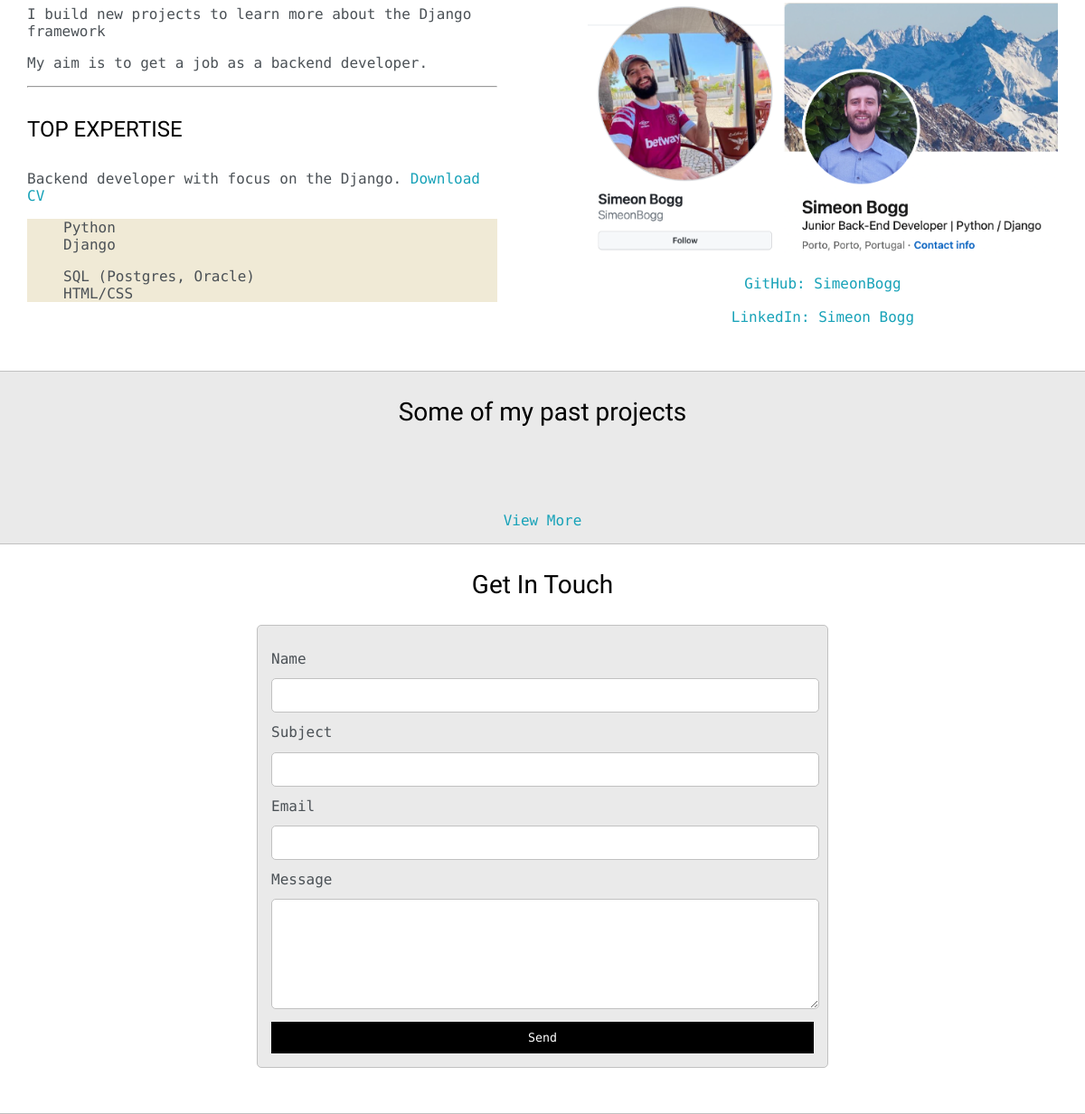
Before: / (lower part) with the older database file.
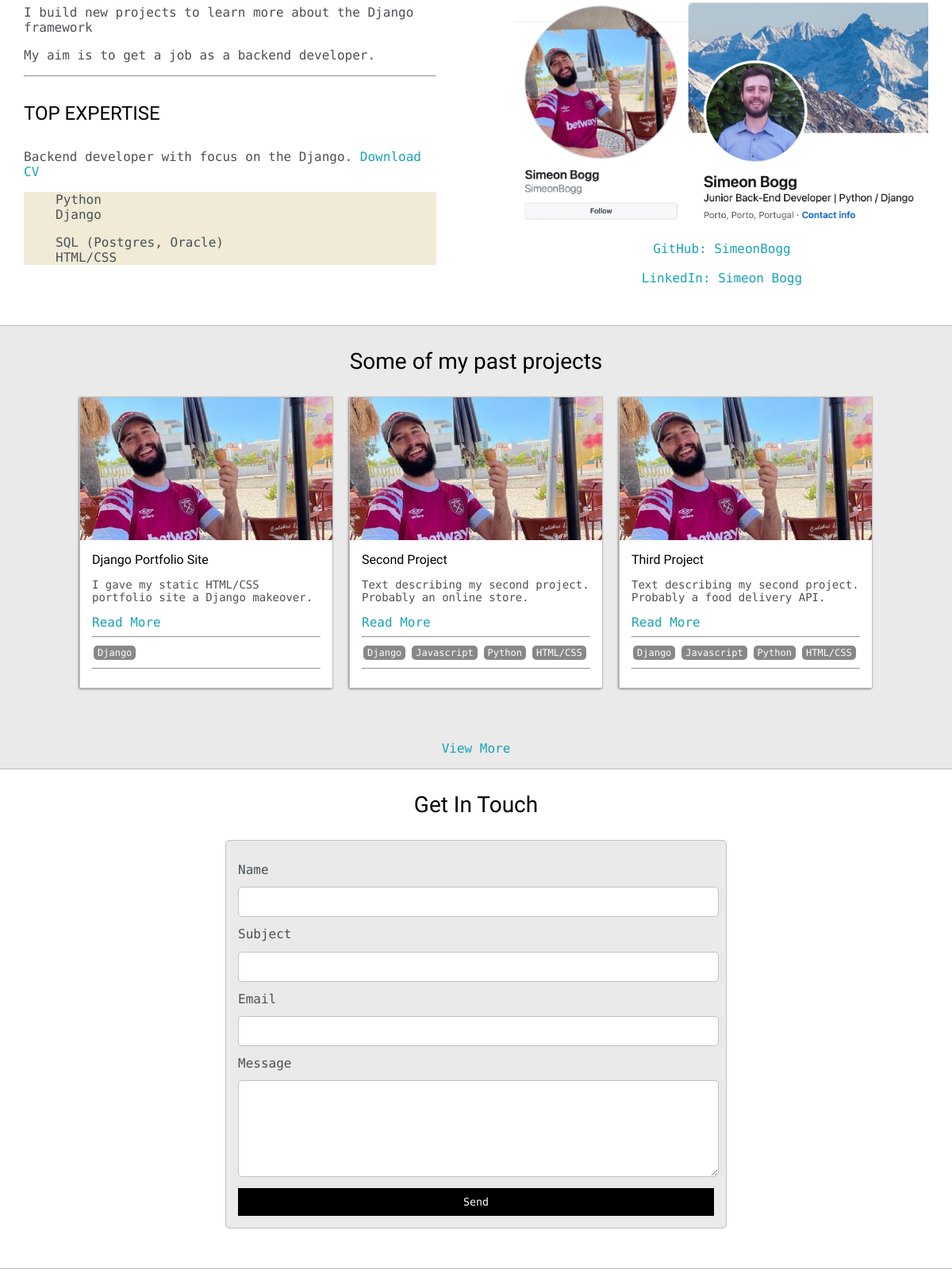
After: the same page with the newer database file.
### portfolio_app/models.py (models this page shows, shortened)
class Post(models.Model):
    heading = models.CharField(max_length=200)
    sub_heading = models.CharField(max_length=200, null=True, blank=True)
    body = models.TextField(null=True, blank=True)
    created = models.DateTimeField(auto_now_add=True)
    active = models.BooleanField(default=False)
    featured = models.BooleanField(default=False)
    tags = models.ManyToManyField(Tag, null=True)

class Tag(models.Model):
    name = models.CharField(max_length=200)
    def __str__(self):
        return self.name

### portfolio_app/views.py (the view)
# urls.py: 2. Add a URL to urlpatterns:  path('', views.home, name='home')
def home(request):
    posts = Post.objects.filter(active=True, featured=True)[0:3]
    context = {'posts': posts}
    return render(request, 'portfolio_app/index.html', context)

### portfolio_app/templates/portfolio_app/index.html (shortened to what this page needs)
<!DOCTYPE html>
{% load static %}
<html>
<head>
    <link rel="stylesheet" type="text/css" href="{% static 'css/default.css' %}" >
    <link id="theme-style" rel="stylesheet" type="text/css" href="" >
</head>
<body>
    <section class="s2">
        <div class="main-container">
            <div class="about-wrapper">
                <div class="about-me">
                    <p>I build new projects to learn more about the Django framework</p>
                    <p>My aim is to get a job as a backend developer.</p>
                    <hr>
                    <h4>TOP EXPERTISE</h4>
                    <p>Backend developer with focus on the Django. <a target="_blank" href="my_cv_2024.pdf">Download CV</a></p>
                    <div id="skills">
                        <ul>
                            <li>Python</li>
                            <li>Django</li>
                        </ul>
                        <ul>
                            <li>SQL (Postgres, Oracle)</li>
                            <li>HTML/CSS</li>
                        </ul>
                    </div>
                </div>
                <div class="social-links">
                    <img id="social-image" src="{% static 'images/work_socials.png' %}">
                    <a target="_blank" href="#">GitHub: SimeonBogg</a>
                    <br>
                    <a target="_blank" href="#">LinkedIn: Simeon Bogg</a>
                </div>
            </div>
        </div>
    </section>
    <section class="s1">
        <div class="main-container">
            <h3 style="text-align: center;">Some of my past projects</h3>
            <div class="post-wrapper">
                {% for post in posts %}
                <div>
                    <div class="post">
                        <img class="thumbnail" src="{% static 'images/simeon_bogg.jpeg' %}">
                        <div class="post-preview">
                            <h6 class="post-title">{{post.heading}}</h6>
                            <p class="post-intro">{{post.sub_heading}}</p>
                            <a href="{% url 'post' post.id %}">Read More</a>
                            <hr>
                                {% for tag in post.tags.all %}
                                    <span class="tag">{{tag}}</span>
                                {% endfor %}
                            <hr>
                        </div>
                    </div>
                </div>
                {% endfor %}
            </div>
            <p style="text-align: center">
                <a href="{% url 'posts' %}">View More</a>
            </p>
        </div>
    </section>
    <section class="s2">
        <div class="main-container">
            <h3 style="text-align: center;">Get In Touch</h3>
            <form id="contact-form">
                <label>Name</label>
                <input class="input-field" type="text" name="name">
                <label>Subject</label>
                <input class="input-field" type="text" name="subject">
                <label>Email</label>
                <input class="input-field" type="text" name="email">
                <label>Message</label>
                <textarea class="input-field" type="text" name="message"></textarea>
                <input id="submit-btn" type="submit" value="Send">
            </form>
        </div>
    </section>
</body>
</html>

Changed rows visible on the page:
added Post: heading "Django Portfolio Site", sub_heading "I gave my static HTML/CSS portfolio site a Django makeover."
added Tag: name "Django"
added Post: heading "Second Project", sub_heading "Text describing my second project. Probably an online store."
added Tag: name "Javascript"
added Tag: name "Python"
added Tag: name "HTML/CSS"
added Post: heading "Third Project", sub_heading "Text describing my second project. Probably a food delivery API."
